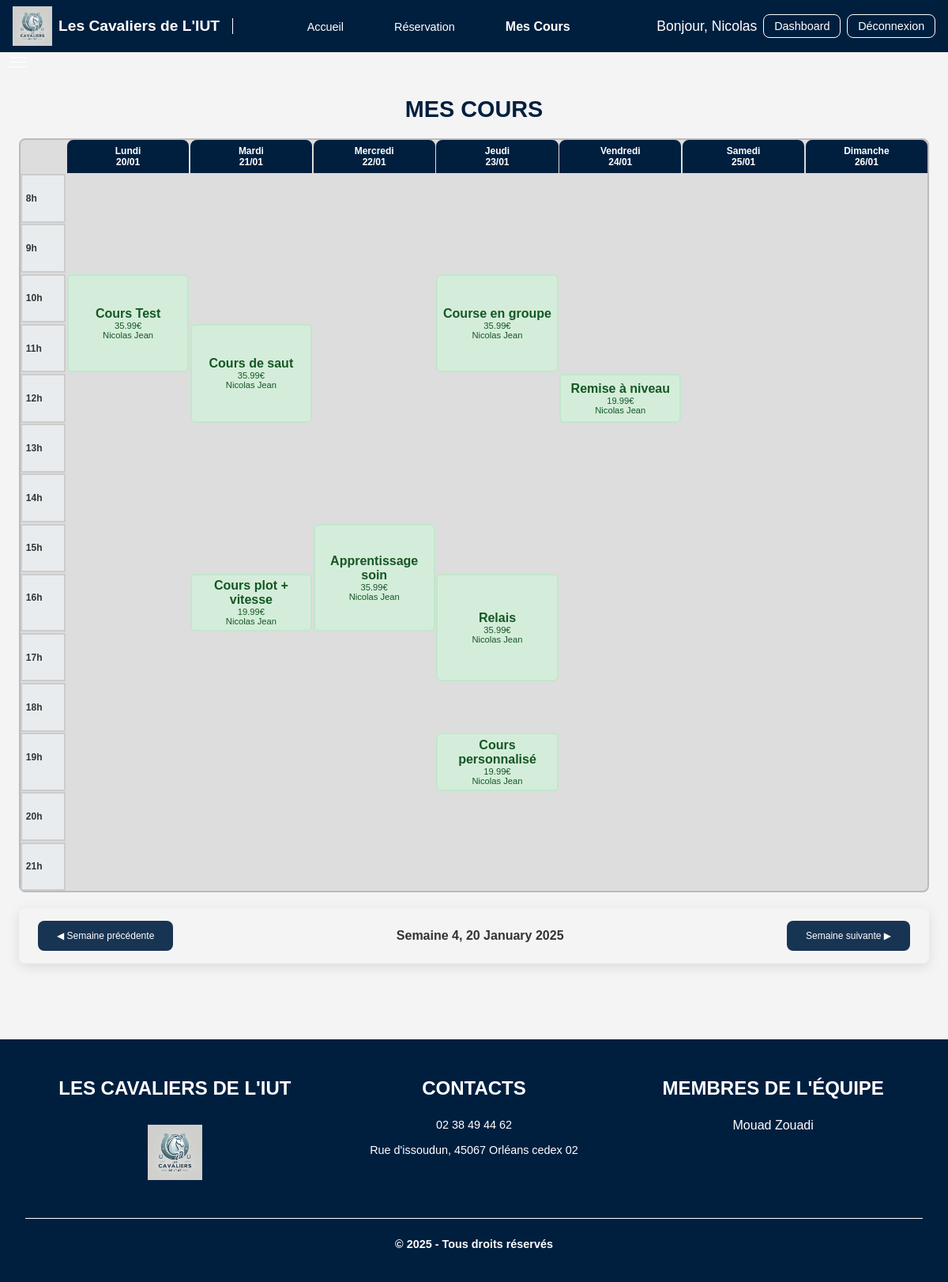
Screenshot of /index.php?action=coursReserver&week=4&year=2025 (signed in) with the database file from the repository.
### tables this page shows
CREATE TABLE PERSONNE
(
    id_p             INT PRIMARY KEY AUTO_INCREMENT,
    nom              VARCHAR(42),
    prenom           VARCHAR(42),
    adresse          VARCHAR(100),
    telephone        VARCHAR(15),
    email            VARCHAR(100),
    mdp              VARCHAR(64),
    experience       TEXT           NULL,
    salaire          DECIMAL(10, 2) NULL,
    poids            FLOAT          NULL CHECK (poids > 9 AND poids < 51),
    cotisation       BOOLEAN,
    date_inscription DATE    DEFAULT (CURRENT_DATE),
    niveau           INT            NULL CHECK (niveau > 0 AND niveau < 4),
    admin            BOOLEAN DEFAULT FALSE
);

CREATE TABLE COURS_REALISE
(
    id_cours    INT      NOT NULL,
    id_moniteur INT      NOT NULL,
    dateR       DATETIME NOT NULL,
    PRIMARY KEY (id_cours, dateR),
    FOREIGN KEY (id_cours) REFERENCES COURS_PROGRAMME (id_cp),
    FOREIGN KEY (id_moniteur) REFERENCES PERSONNE (id_p)
);

CREATE TABLE COURS_PROGRAMME
(
    id_cp            INT PRIMARY KEY AUTO_INCREMENT,
    nom_cours        VARCHAR(42),
    niveau           INT CHECK (niveau > 0 AND niveau < 4),
    duree            INT CHECK (duree > 0 AND duree < 3),
    heure            TIME CHECK (HOUR(heure) > 0 AND HOUR(heure) < 25),
    jour             VARCHAR(16) CHECK (jour IN
                                        ('Lundi', 'Mardi', 'Mercredi', 'Jeudi', 'Vendredi', 'Samedi', 'Dimanche')),
    Ddd              date,
    Ddf              date,
    nb_personnes_max INT CHECK (nb_personnes_max > 0 AND nb_personnes_max < 11)
);

### index.php (called while the page is built, shortened)
<?php
$router = new Router();
$router->execute();
?>

### App/Database/Database.php (called while the page is built, shortened)
<?php
abstract class Database implements IDatabase
{
    public function prepare($statement, $options = []) {
        $pdo = $this->getPDO();
        return $pdo->prepare($statement, $options);
    }
}

### App/Controllers/Planning/PlanningDB.php (called while the page is built, shortened)
<?php
class PlanningDB
{
    static function getWeeklyScheduleForInstructor($id_moniteur){
        $stmt = App::getApp()->getDB()->prepare("
        SELECT
            cp.id_cp,
            cp.nom_cours,
            cp.niveau,
            cp.duree,
            cp.heure,
            cp.jour,
            cp.Ddd,
            cp.Ddf,
            cp.nb_personnes_max,
            p.nom AS nom_moniteur,
            p.prenom AS prenom_moniteur,
            cr.dateR
        FROM COURS_REALISE cr
        LEFT JOIN COURS_PROGRAMME cp ON cp.id_cp = cr.id_cours
        LEFT JOIN PERSONNE p ON cr.id_moniteur = p.id_p
        LEFT JOIN RESERVER r ON cp.id_cp = r.id_cours
        WHERE cr.id_moniteur= :id_moniteur
        GROUP BY
            cp.id_cp, cp.jour, cp.heure, cp.nom_cours, cp.niveau, cp.duree, cp.nb_personnes_max, p.nom, p.prenom, cr.dateR
        ORDER BY
            CASE cp.jour
                WHEN 'Lundi' THEN 1
                WHEN 'Mardi' THEN 2
                WHEN 'Mercredi' THEN 3
                WHEN 'Jeudi' THEN 4
                WHEN 'Vendredi' THEN 5
                WHEN 'Samedi' THEN 6
                WHEN 'Dimanche' THEN 7
                ELSE 8
            END,
            cp.heure
    ");
        $stmt->execute(['id_moniteur' => $id_moniteur]);
        return $stmt->fetchAll(PDO::FETCH_ASSOC);
    }
}
?>

### App/Autoloader.php (called while the page is built, shortened)
<?php
class Autoloader{
    static function autoload($fqcn): void{
        $path = str_replace('\\', '/', $fqcn);
    }
}

### App/Controllers/Auth/Auth.php (called while the page is built, shortened)
<?php
class Auth
{
    static function isUserLoggedIn(): bool
    {
        return isset($_SESSION['user_id']);
    }
    static function isInstructor(): bool
    {
        return isset($_SESSION['is_instructor']) && $_SESSION['is_instructor'];
    }
    static function getCurrentUser(): ?array
    {
        if (self::isUserLoggedIn()) {
            return [
                'id' => $_SESSION['user_id'],
                'name' => $_SESSION['user_name'],
                'email' => $_SESSION['user_email'],
                'is_instructor' => $_SESSION['is_instructor'],
                'is_admin' => $_SESSION['is_admin']
            ];
        }
        return null;
    }
    static function getCurrentUserObj() {
        if (self::isUserLoggedIn()) {
            return self::getUserById($_SESSION['user_id']);
        }
        return null;
    }
    static function getUserById($id) {
        $query = App::getApp()->getDB()->prepare('SELECT * FROM PERSONNE WHERE id_p = :id_p');
        $query->execute(array(':id_p' => $id));
        $user = $query->fetch();
        return self::createUserObject($user);
    }
    private static function createUserObject($user)
    {
        $userObj = null;
        if ($user) {
            if (isset($user['salaire'])) {
                $userObj = new Instructor($user['id_p'], $user['nom'], $user['prenom'], $user['adresse'], $user['email'], $user['telephone'], $user['niveau'], $user['poids'], $user['mdp'], $user['date_inscription'], $user['cotisation'], $user['admin'], $user['salaire'], $user['experience']);
            } else {
                $userObj = new User($user['id_p'], $user['nom'], $user['prenom'], $user['adresse'], $user['email'], $user['telephone'], $user['niveau'], $user['poids'], $user['mdp'], $user['date_inscription'], $user['cotisation'], $user['admin']);
            }
        }
        return $userObj;
    }
}
?>

### App/Views/Template.php (called while the page is built, shortened)
<?php
final class Template {
    private string $path;
    private string $layout;
    private array $cssFiles;
    private string $content;
    public function __construct(string $path) {
        $this->path = $path;
    }
    public function getPath():string {
        return $this->path;
    }
    public function getLayout():string {
        return $this->layout;
    }
    public function getContent():string {
        return $this->content;
    }
    public function getCssFiles():array {
        return $this->cssFiles;
    }
    public function setLayout(string $layout):self {
        $this->layout = $layout;
        return $this;
    }
    public function setContent(string $content):self {
        $this->content = $content;
        return $this;
    }
    public function setCssFiles(array $cssFiles):self {
        $this->cssFiles = $cssFiles;
        return $this;
    }
    public function compile():string {
        $cssFiles = $this->getCssFiles();
        $content = $this->getContent();
        require sprintf('%s/%s.php', $this->getPath(), $this->getLayout());
        return ob_get_clean();
    }
}
?>

### App/Controllers/Planning/Cours/Cours.php (the view, shortened to what this page needs)
<?php
class Cours {
    public $id_cours;
    public $date;
    public $heure;
    public $duree;
    public $nom_cours;
    public $niveau;
    public $nb_personnes_max;
    public $nom_moniteur;
    public $participants;
    public $prix;
    public function __construct($jour, $heure, $duree, $nom_cours, $niveau, $nb_personnes_max, $nom_moniteur,$date, $id_cours, $participants) {
        $this->heure = $heure;
        $this->duree = $duree;
        $this->nom_cours = $nom_cours;
        $this->niveau = $niveau;
        $this->nom_moniteur = $nom_moniteur;
        $this->nb_personnes_max = $nb_personnes_max;
        $this->date = $date;
        $this->id_cours = $id_cours;
        if($this->duree == 2){
            $this->prix = 35.99;
        }else{
            $this->prix = 19.99;
        }
        $this->participants = $participants;
    }
    public function getHeure() {
        return $this->heure;
    }
    public function __repr__() {
        $unformattedDate = new DateTime($this->date);
        $startTime = new DateTime($this->heure);
        $formattedTime = $startTime->format('H:i:s');
        $endTime = clone $startTime;
        $endTime->modify("+{$this->duree} hours");
        $formattedTimeFin = $endTime->format('H:i:s');
        return "
            <div class='course' onclick='openBookingPopup(" . json_encode([
                'nom_cours' => $this->nom_cours,
                'moniteur' => $this->nom_moniteur,
                'nb_personnes_max' => $this->nb_personnes_max,
                'date' => $unformattedDate->format('Y-m-d'),
                'heure' => $formattedTime,
                'heureFin' => $formattedTimeFin,
                'id_cours' => $this->id_cours,
                'prix' => $this->prix,
                'id_user' => $_SESSION['user']['id'],
                'niveau' => $this->niveau,
                'participants' => $this->participants
            ]) . ")'>
                <h4>" . htmlspecialchars($this->nom_cours) . "</h4>
                <p><strong></strong> " . htmlspecialchars($this->prix) . "€</p>
                <p><strong></strong> " . htmlspecialchars($this->nom_moniteur) . "</p>
            </div>";
    }
}
?>

### App/Controllers/Planning/Planning.php (shortened to what this page needs)
<?php
class Planning
{
    private array $planning = [];
    private $id_client;
    private $id_poney;
    public function __construct(int $week, int $year, $id_client,$id_poney)
    {
        $this->id_client = $id_client;
        $this->id_poney = $id_poney;
    }
    public function generatePlanning(): void
    {
        if($this->id_client){
            $moniteur = Auth::getUserById($this->id_client);
            if ($moniteur->isInstructor()) {
                $schedule = PlanningDB::getWeeklyScheduleForInstructor($moniteur->id);
            } else {
                $schedule = PlanningDB::getWeeklyScheduleForClient($this->id_client);
            }
        }elseif($this->id_poney){
            $schedule = PlanningDB::getWeeklyScheduleForPoney($this->id_poney);
        }else{
        $schedule = PlanningDB::getWeeklySchedule();
        }
    }
    private function addCoursToPlanning(Cours $cours): void
    {
        $jour = $cours->getJour();
        $heure = $cours->getHeure();
        $heure = (int)substr($heure, 0, 2);
        $duree = $cours->getDuree();
        if (!isset($this->planning[$jour])) {
            $this->planning[$jour] = [];
        }
        $case = ($duree === 1) ? new CaseSimple() : new CaseDouble();
        $case->addCours($cours);
        $this->planning[$jour][$heure] = $case;
    }
    public function renderPlanning(): string
    {
        $jours = ['Lundi', 'Mardi', 'Mercredi', 'Jeudi', 'Vendredi', 'Samedi', 'Dimanche'];
        $planningHtml = '';
        foreach ($this->planning as $jour => $cases) {
            foreach ($cases as $heure => $case) {
                $jourIndex = array_search($jour, $jours) + 2;
                $startRow = $heure - 6;
                $rowSpan = $case->getDuration();
                $planningHtml .= "<div class='course-case' style='grid-column: $jourIndex; grid-row: $startRow / span $rowSpan'>";
                $planningHtml .= $case->__repr__();
                $planningHtml .= "</div>";
            }
        }
        return $planningHtml;
    }
}
?>

### App/Controllers/Planning/Cours/CaseDouble.php (shortened to what this page needs)
<?php
class CaseDouble extends ConteneurCours {
    public function getDuration() {
        return 2;
    }
    public function __repr__() {
        $html = "<div class='case-double' style='grid-row: span 2;'>";
        foreach ($this->cours as $cours) {
            $html .= $cours->__repr__();
        }
        $html .= "</div>";
        return $html;
    }
}
?>

### App/Controllers/Planning/Cours/CaseSimple.php (shortened to what this page needs)
<?php
class CaseSimple extends ConteneurCours {
    public function getDuration() {
        return 1;
    }
    public function __repr__() {
        $html = "<div class='case-simple'>";
        foreach ($this->cours as $cours) {
            $html .= $cours->__repr__();
        }
        $html .= "</div>";
        return $html;
    }
}
?>

### App/Controllers/Planning/WeekNavigator.php (shortened to what this page needs)
<?php
class WeekNavigator
{
    private int $week;
    private int $year;
    private bool $isClient;
    public function __construct(int $week, int $year, bool $isClient = false)
    {
        $this->week = $week;
        $this->year = $year;
        $this->isClient = $isClient;
    }
    public function getPreviousWeek(): array
    {
        $prevWeek = $this->week - 1;
        $prevYear = $this->year;
        return ['week' => $prevWeek, 'year' => $prevYear];
    }
    public function getNextWeek(): array
    {
        $nextWeek = $this->week + 1;
        $nextYear = $this->year;
        return ['week' => $nextWeek, 'year' => $nextYear];
    }
    public function getCurrentMondayDate(): string
    {
        $dateCourante = new DateTime();
        $dateCourante->setISODate($this->year, $this->week);
        return strftime('%d %B %Y', $dateCourante->getTimestamp());
    }
    public function renderNavigation(): string
    {
        $prev = $this->getPreviousWeek();
        $next = $this->getNextWeek();
        $currentDate = $this->getCurrentMondayDate();
        if($this->isClient){
            $action = 'coursReserver';
        } else {
            $action = 'planning';
        }
        ?>
        <div class="week-navigation">
            <a class="arrow-btn" href="index.php?action=<?= $action?>&week=<?= $prev['week'] ?>&year=<?= $prev['year'] ?>">◀ Semaine précédente</a>
            <span id="current-week">Semaine <?= $this->week ?>, <?= $currentDate ?></span>
            <a class="arrow-btn" href="index.php?action=<?= $action?>&week=<?= $next['week'] ?>&year=<?= $next['year'] ?>">Semaine suivante ▶</a>
        </div>
        <?php
        return ob_get_clean();
    }
}

### templates/main.php (shortened to what this page needs)
<!DOCTYPE html>
<html lang="fr">
<head>
    <link rel="stylesheet" href="./static/css/header.css">
    <link rel="stylesheet" href="./static/css/footer.css">
    <link rel="stylesheet" href="./static/css/aside.css">
    <?php
    if (!empty($cssFiles)) {
        foreach ($cssFiles as $cssFile) {
            echo '<link rel="stylesheet" href="./static/css/' . $cssFile . '">';
        }
    }
    ?>
</head>
<body>
<header>
    <div class="logo">
        <img src="static/images/logo.png" alt="Logo">
        <h1>Les Cavaliers de L'IUT</h1>
    </div>
    <nav class="nav-menu">
        <ul>
            <li><a href="./index.php"
                   class="<?php echo (basename($_SERVER['PHP_SELF']) == 'index.php' && !isset($_GET['action']) || (isset($_GET['action']) && $_GET['action'] == 'home')) ? 'active' : ''; ?>">Accueil</a>
            </li>
            <?php
            if (!Auth::isUserLoggedIn()) {
                ?>
                <li><a href="index.php?action=register"
                       class="<?php echo (isset($_GET['action']) && $_GET['action'] == 'register') ? 'active' : ''; ?>">Inscription</a>
                </li>
                <?php
            } else {
                ?>
                <li><a href="index.php?action=planning"
                       class="<?php echo (isset($_GET['action']) && $_GET['action'] == 'planning') ? 'active' : ''; ?>">Réservation</a>
                </li>
                <li><a href="index.php?action=coursReserver"
                       class="<?php echo (isset($_GET['action']) && $_GET['action'] == 'coursReserver') ? 'active' : ''; ?>">
                        Mes Cours</a></li>
                <?php
            }
            ?>
        </ul>
    </nav>
    <div class="actions">
        <?php
        if (Auth::isUserLoggedIn()) {
            echo '<p>Bonjour, ' . Auth::getCurrentUser()['name'] . '</p>';
            if (Auth::isInstructor()) {
                echo '<a href="index.php?action=dashboard">Dashboard</a>';
            }
            echo '<a href="index.php?action=logout">Déconnexion</a>';
        } else {
            echo '<a href="index.php?action=login">Connexion</a>';
        }
        ?>
    </div>
</header>
<?php if (Auth::isUserLoggedIn()) { ?>
<img class =toggle-aside src="static/images/menu_inverted.png" alt="menu image">
<?php } ?>
<main>
    <?php echo $content ?? null ?>
</main>
<footer>
    <div class="col1">
        <H3>
            Les Cavaliers de l'IUT
        </H3>
        <img src="static/images/logo.png" alt="logo">
    </div>
    <div class="col2">
        <H3>
            Contacts
        </H3>
        <p>02 38 49 44 62</p>
        <p>Rue d'issoudun, 45067 Orléans cedex 02</p>
    </div>
    <div class="col3">
        <H3>
            Membres de l'équipe
        </H3>
        <ul>
            <li>Mouad Zouadi</li>
        </ul>
    </div>
    <div class="horizontal">
        <p><strong>&copy; 2025 - Tous droits réservés</strong></p>
    </div>
</footer>
</body>
</html>

### rows the page displays
personne: prenom "Nicolas", id_p "4", id_p "20 January 2025"
cours_realise: id_cours.nom_cours "Cours Test", prix "35.99", nom_moniteur "Nicolas Jean"
cours_realise: id_cours.nom_cours "Cours de saut", prix "35.99", nom_moniteur "Nicolas Jean"
cours_realise: id_cours.nom_cours "Cours plot + vitesse", prix "19.99", nom_moniteur "Nicolas Jean"
cours_realise: id_cours.nom_cours "Apprentissage soin", prix "35.99", nom_moniteur "Nicolas Jean"
cours_realise: id_cours.nom_cours "Course en groupe", prix "35.99", nom_moniteur "Nicolas Jean"
cours_realise: id_cours.nom_cours "Relais", prix "35.99", nom_moniteur "Nicolas Jean"
cours_realise: id_cours.nom_cours "Cours personnalisé", prix "19.99", nom_moniteur "Nicolas Jean"
cours_realise: id_cours.nom_cours "Remise à niveau", prix "19.99", nom_moniteur "Nicolas Jean"

### other values shown
$jour "Lundi"
$date "20/01"
$jour "Mardi"
$date "21/01"
$jour "Mercredi"
$date "22/01"
$jour "Jeudi"
$date "23/01"
$jour "Vendredi"
$date "24/01"
$jour "Samedi"
$date "25/01"
$jour "Dimanche"
$date "26/01"
